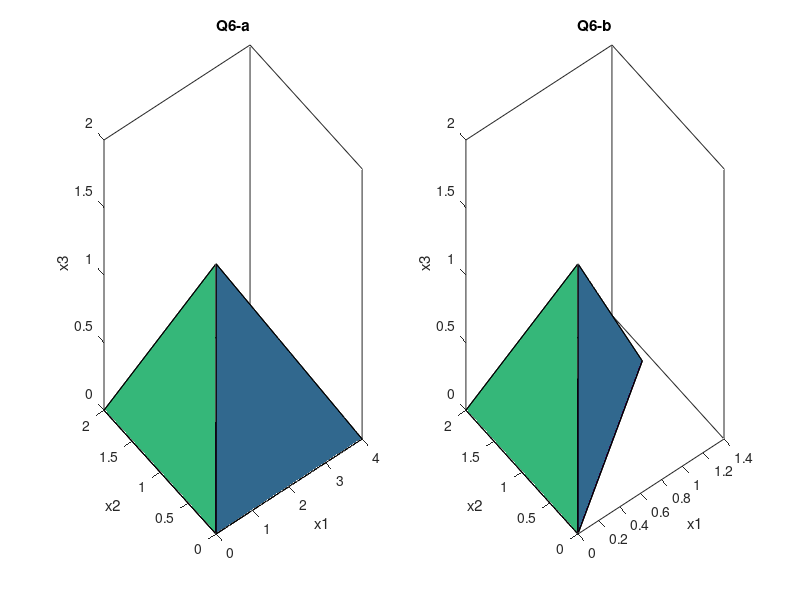

Here is the MATLAB script that generated this plot:
points = [
    0 0 0;
    4 0 0;
    0 2 0;
    0 0 2;
];

subplot(1,2,1);


count = 0;
for i=1:length(points)
    for j=i+1:length(points)
        for k=j+1:length(points)
            face = [points(i, :); points(j, :); points(k, :)];
            x = face(:, 1)';
            y = face(:, 2)';
            z = face(:, 3)';
            count = count + 1;
            fill3(x, y, z, count);
            hold on;
        end
    end
end
title('Q6-a');

xlabel('x1');
ylabel('x2');
zlabel('x3');

points = [
    0 0 0;
    4/3 4/3 0;
    0 2 0;
    0 0 2;
];
subplot(1, 2, 2);

count = 0;
for i=1:length(points)
    for j=i+1:length(points)
        for k=j+1:length(points)
            face = [points(i, :); points(j, :); points(k, :)];
            x = face(:, 1)';
            y = face(:, 2)';
            z = face(:, 3)';
            count = count + 1;
            fill3(x, y, z, count);
            hold on;
        end
    end
end
title('Q6-b');
xlabel('x1'); 
ylabel('x2'); 
zlabel('x3');